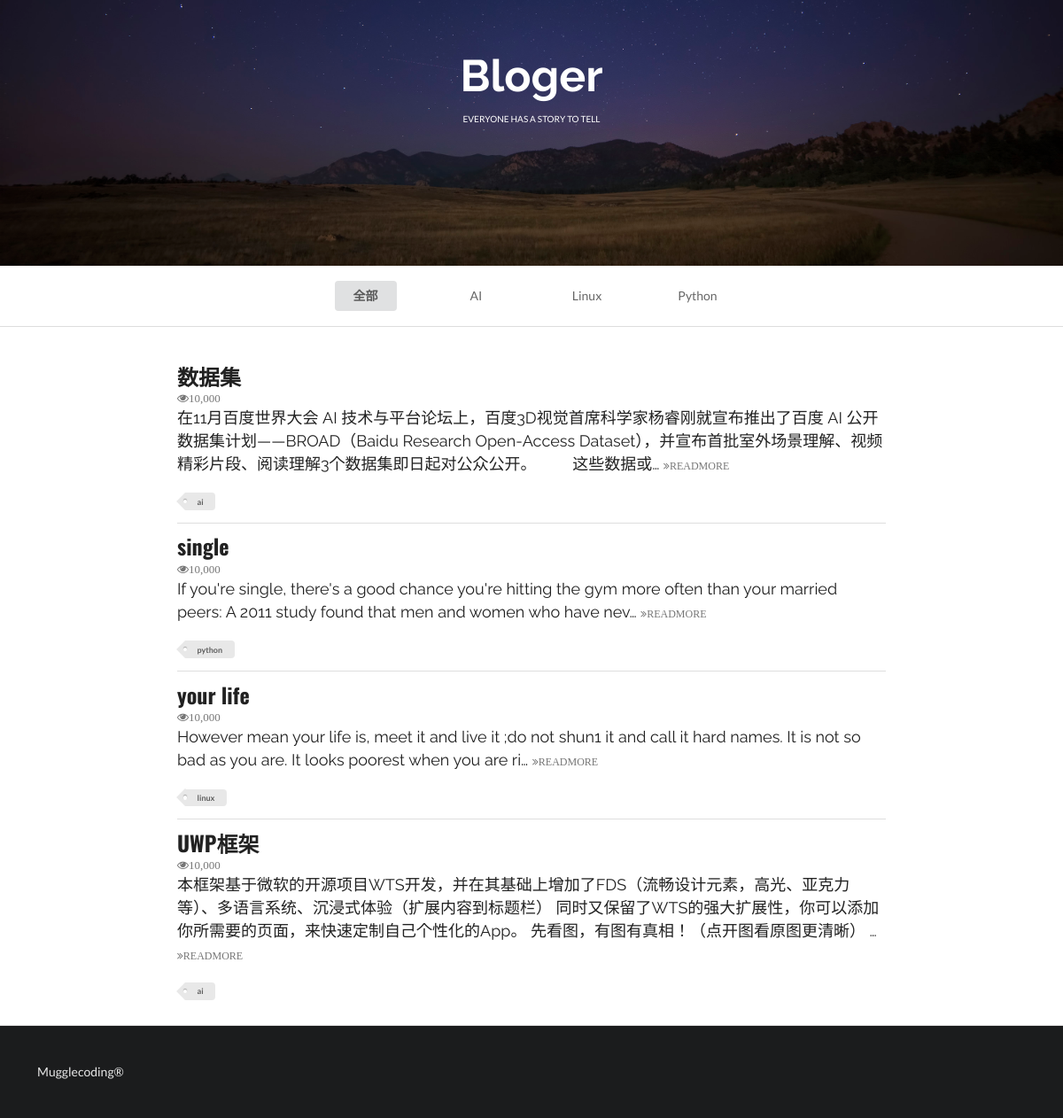
The app's page /index/ with its own data.
### firstapp/models.py (models this page shows, shortened)
class Article(models.Model):
    title = models.CharField(null=True, blank=True, max_length=300)  # 文章标题
    content = models.TextField(null=True, blank=True)  # 文章内容
    TAG_CHOICES = (
        ('ai', 'ai'),
        ('python', 'python'),
        ('linux', 'linux'),
        )
    tag = models.CharField(null=True, blank=True, max_length=10, choices=TAG_CHOICES)

### firstapp/views.py (the view)
# urls.py: url(r'^index/', index, name='index'),
def index(request):
    queryset = request.GET.get('tag')
    if queryset:
        article_list = Article.objects.filter(tag=queryset)  # 找出tag=ai的文章list
    else:
        article_list = Article.objects.all()  # 获取Article表的所有数据
    context = {}
    context['article_list'] = article_list
    return render(request, 'index.html', context)

### firstapp/templates/index.html (shortened to what this page needs)
<!DOCTYPE html>
{% load staticfiles %}
<html>
    <head>
        <link rel="stylesheet" href="{% static 'css/semantic.css' %}" media="screen" title="no title" charset="utf-8">
    </head>
    <body>
        <div class="ui inverted vertical segment masthead">
                <h1 class="ui center aligned header blogslogon" style="font-size:50px;font-family: 'Raleway', sans-serif!important;">
                    Bloger
                    <p class="ui sub header">
                        everyone has a story to tell
                    </p>
                </h1>
        </div>
        <div class="ui container nav">
            <div class="ui  text four item menu ">
                <a class="item" href="{% url 'index' %}">
                    <button class="ui  button">全部</button></a>
                <a class="item" href="?tag=ai">AI</a>
                <a class="item" href="?tag=linux">Linux</a>
                <a class="item" href="?tag=python">Python</a>
            </div>
        </div>
        <div class="ui divider"></div>
        <div class="ui  vertical segment">
            {% for article in article_list %}
                <div class="ui container vertical segment">
                    <a href="{% url 'detail' article.id %}">
                        <h2 class="ui header">
                            {{ article.title }}
                        </h2>
                    </a>
                    <i class="icon grey small unhide">10,000</i>
                    <p>
                        {{ article.content|truncatechars:150}}
                        <a href="{% url 'detail' article.id %}">
                            <i class="angle tiny double grey right icon">READMORE</i>
                        </a>
                    </p>
                    <div class="ui mini tag label">
                        {{ article.tag }}
                    </div>
                </div>
            {% endfor %}
        </div>
        <div class="ui inverted  vertical very padded  segment">
            Mugglecoding®
        </div>
    </body>
</html>

### records on screen
Article: title "数据集", content "在11月百度世界大会 AI 技术与平台论坛上，百度3D视觉首席科学家杨睿刚就宣布推出了百度 AI 公开数据集计划——BROAD（Baidu Research Open-Access Dataset），并宣布首批室外场景理解、视频精彩片段、阅读理解3个数据集即日起对公众公开。 这些数据或…", tag "ai"
Article: title "single", content "If you're single, there's a good chance you're hitting the gym more often than your married peers: A 2011 study found that men and women who have nev…", tag "python"
Article: title "your life", content "However mean your life is, meet it and live it ;do not shun1 it and call it hard names. It is not so bad as you are. It looks poorest when you are ri…", tag "linux"
Article: title "UWP框架", content "本框架基于微软的开源项目WTS开发，并在其基础上增加了FDS（流畅设计元素，高光、亚克力等）、多语言系统、沉浸式体验（扩展内容到标题栏） 同时又保留了WTS的强大扩展性，你可以添加你所需要的页面，来快速定制自己个性化的App。 先看图，有图有真相！（点开图看原图更清晰） …", tag "ai"
